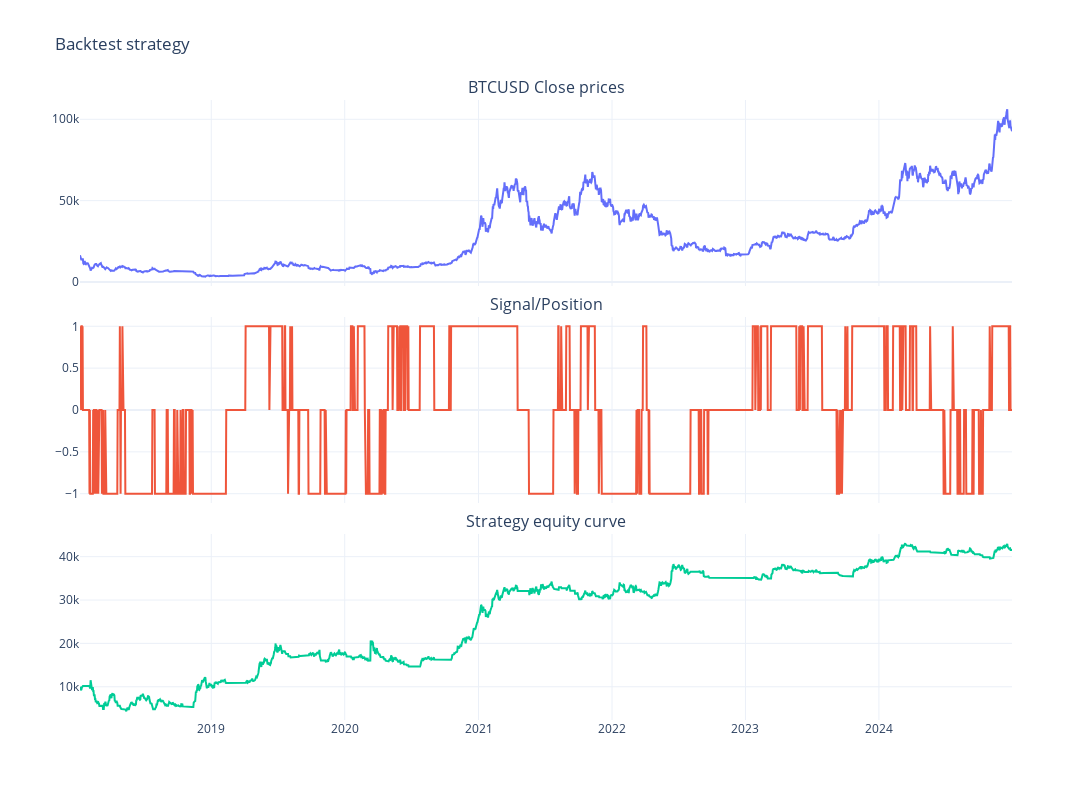

Notebook code for this chart:
### Code cell
# 创建图表对象
fig = make_subplots(
    rows=3,
    cols=1,
    shared_xaxes=True,
    vertical_spacing=0.05,
    subplot_titles=("BTCUSD Close prices", "Signal/Position", "Strategy equity curve"),
)

# 添加收盘价折线图
fig.add_trace(go.Scatter(x=res.index, y=res["close"]), row=1, col=1)

# 信号/头寸
fig.add_trace(go.Scatter(x=res.index, y=res["position"]), row=2, col=1)

# 策略收益率
fig.add_trace(go.Scatter(x=res.index, y=res["equity"]), row=3, col=1)

# 更新布局
fig.update_layout(
    title="Backtest strategy",
    width=1200,
    height=800,
    template="plotly_white",
    showlegend=False,
)

fig.show()

### Figure 1 — Plotly figure (JSON) as saved in the notebook; plotly's stock layout.template omitted (floating-point values rounded to 4 significant figures; data arrays with more than 128 entries replaced by an {"elided": "..."} marker saying what was removed)
{"data": [{"type": "scatter", "x": {"elided": "2550 str values"}, "xaxis": "x", "y": {"elided": "2550 float values"}, "yaxis": "y"}, {"type": "scatter", "x": {"elided": "2550 str values"}, "xaxis": "x2", "y": {"elided": "2550 int values"}, "yaxis": "y2"}, {"type": "scatter", "x": {"elided": "2550 str values"}, "xaxis": "x3", "y": {"elided": "2550 float values"}, "yaxis": "y3"}], "layout": {"annotations": [{"font": {"size": 16}, "showarrow": false, "text": "BTCUSD Close prices", "x": 0.5, "xanchor": "center", "xref": "paper", "y": 1, "yanchor": "bottom", "yref": "paper"}, {"font": {"size": 16}, "showarrow": false, "text": "Signal/Position", "x": 0.5, "xanchor": "center", "xref": "paper", "y": 0.65, "yanchor": "bottom", "yref": "paper"}, {"font": {"size": 16}, "showarrow": false, "text": "Strategy equity curve", "x": 0.5, "xanchor": "center", "xref": "paper", "y": 0.3, "yanchor": "bottom", "yref": "paper"}], "height": 800, "showlegend": false, "title": {"text": "Backtest strategy"}, "width": 1200, "xaxis": {"anchor": "y", "domain": [0, 1], "matches": "x3", "showticklabels": false}, "xaxis2": {"anchor": "y2", "domain": [0, 1], "matches": "x3", "showticklabels": false}, "xaxis3": {"anchor": "y3", "domain": [0, 1]}, "yaxis": {"anchor": "x", "domain": [0.7, 1]}, "yaxis2": {"anchor": "x2", "domain": [0.35, 0.65]}, "yaxis3": {"anchor": "x3", "domain": [0, 0.3]}}}
